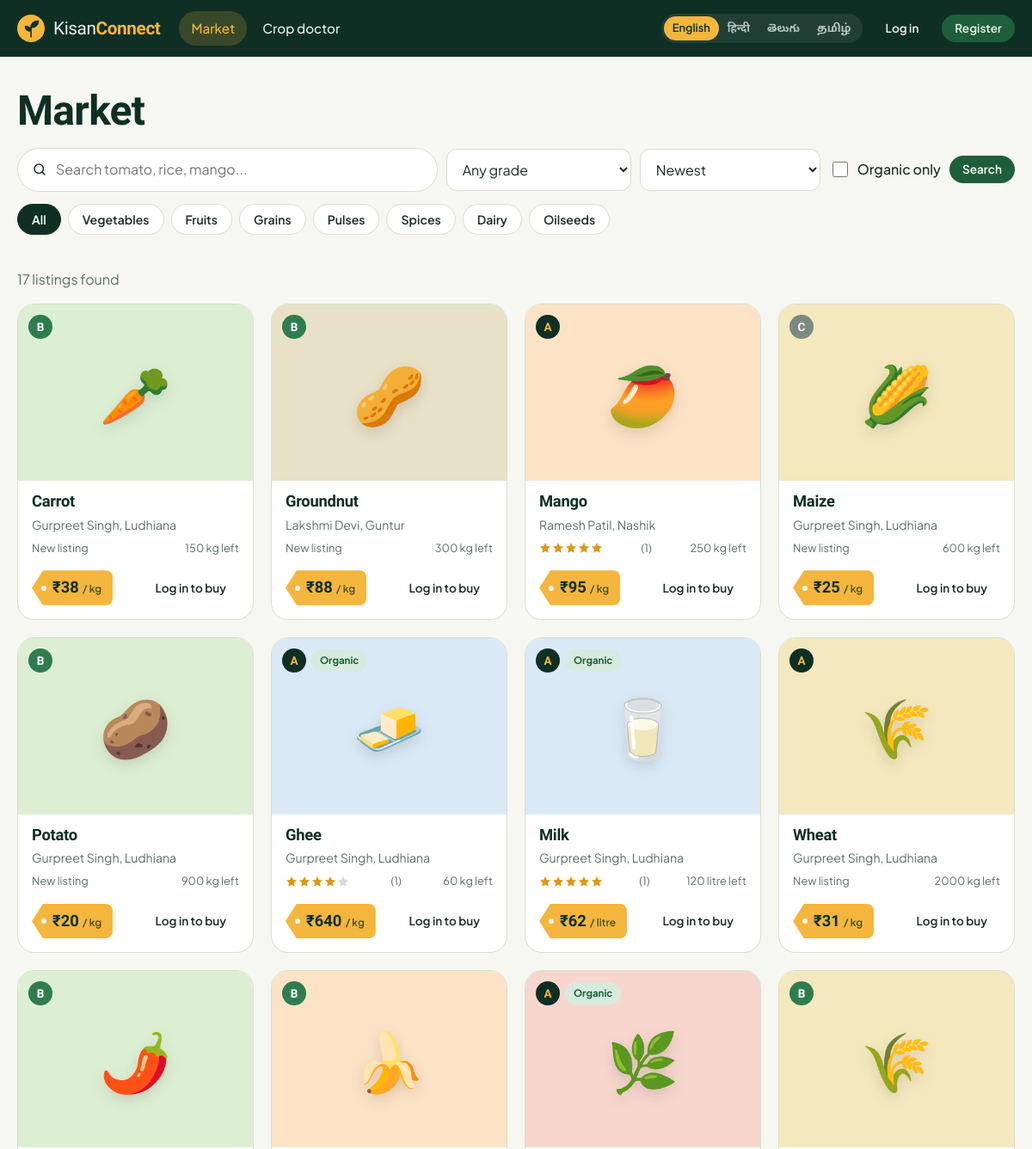
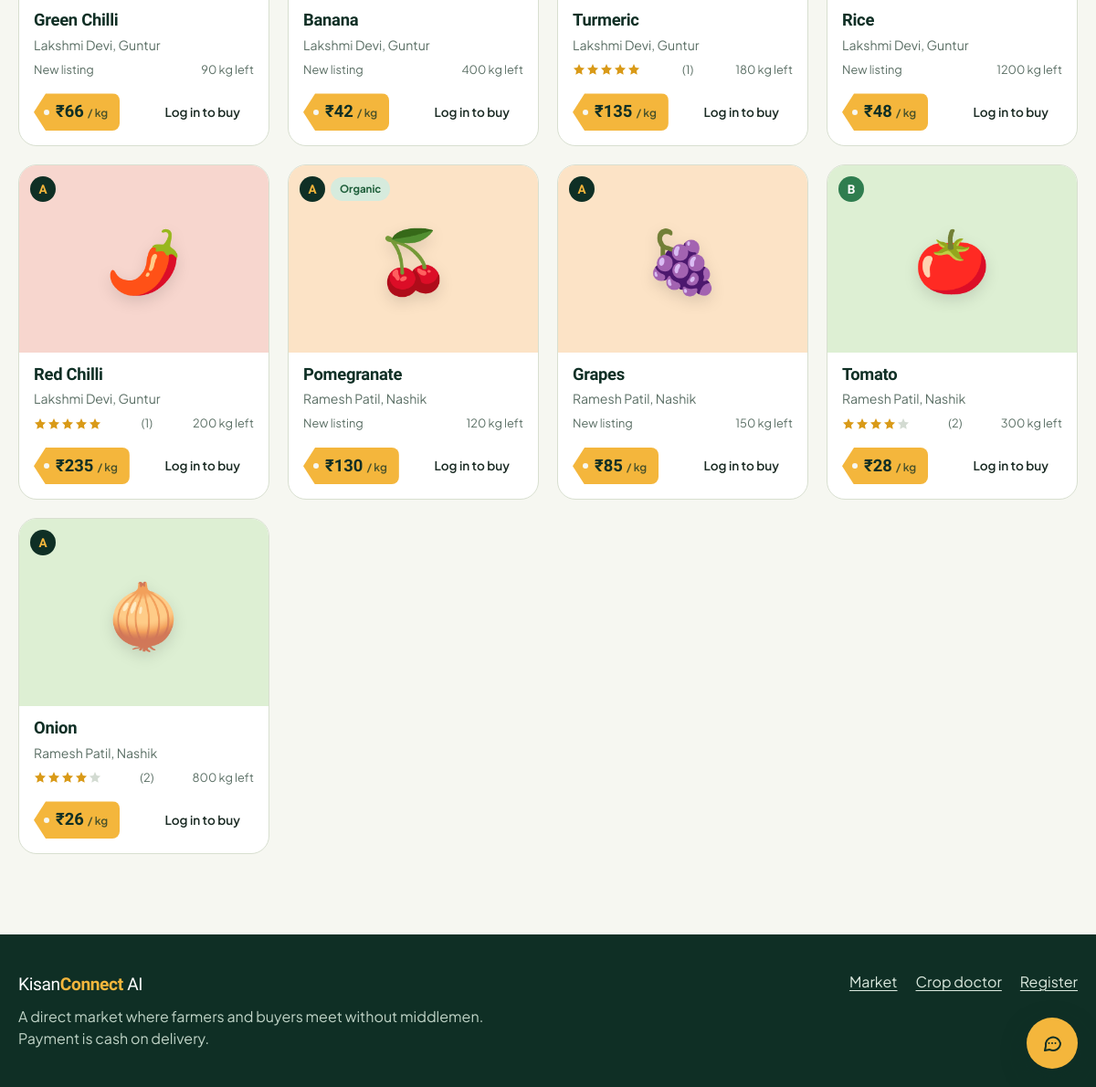
Page /shop on the committed database (2 pictures, top to bottom).
### tables this page shows
CREATE TABLE products(
  id INTEGER PRIMARY KEY AUTOINCREMENT,
  seller_id INTEGER NOT NULL REFERENCES users(id),
  name TEXT NOT NULL, category TEXT NOT NULL, description TEXT,
  price REAL NOT NULL, unit TEXT NOT NULL, quantity INTEGER NOT NULL,
  grade TEXT NOT NULL DEFAULT 'B', quality_score INTEGER, ai_verified INTEGER NOT NULL DEFAULT 0,
  organic INTEGER NOT NULL DEFAULT 0, location TEXT, image TEXT, emoji TEXT,
  status TEXT NOT NULL DEFAULT 'active', created_at TEXT NOT NULL);

CREATE TABLE users(
  id INTEGER PRIMARY KEY AUTOINCREMENT,
  username TEXT UNIQUE NOT NULL, password_hash TEXT NOT NULL,
  name TEXT NOT NULL, role TEXT NOT NULL CHECK(role IN ('admin','farmer','buyer')),
  phone TEXT, village TEXT, address TEXT, language TEXT DEFAULT 'en',
  status TEXT NOT NULL DEFAULT 'active', cod_blocked INTEGER NOT NULL DEFAULT 0,
  created_at TEXT NOT NULL);

### app.py (the view)
@app.route("/shop")
def shop():
    where, args = [VISIBLE.strip()[len("WHERE"):].strip()], []
    qs = request.args.get("q", "").strip()
    cat = request.args.get("category", "")
    grade = request.args.get("grade", "")
    if qs:
        where.append("(p.name LIKE ? OR p.description LIKE ? OR u.village LIKE ? OR u.name LIKE ?)")
        args += [f"%{qs}%"] * 4
    if cat in CATEGORIES:
        where.append("p.category=?")
        args.append(cat)
    if grade in GRADES:
        where.append("p.grade=?")
        args.append(grade)
    if request.args.get("organic"):
        where.append("p.organic=1")
    order = {"price_asc": "p.price ASC", "price_desc": "p.price DESC", "rating": "rating DESC",
             "grade": "p.grade ASC"}.get(request.args.get("sort"), "p.created_at DESC")
    items = q(PRODUCT_SELECT + " WHERE " + " AND ".join(where) + f" ORDER BY {order}", args)
    return render_template("shop.html", items=items, qs=qs, cat=cat, grade=grade,
                           organic=bool(request.args.get("organic")), sort=request.args.get("sort", ""),
                           grades=GRADES)

### app.py (called while the page is built)
def get_db():
    if "db" not in g:
        g.db = sqlite3.connect(DB_PATH)
        g.db.row_factory = sqlite3.Row
        g.db.execute("PRAGMA foreign_keys=ON")
    return g.db

def q(sql, args=(), one=False):
    cur = get_db().execute(sql, args)
    rows = cur.fetchall()
    cur.close()
    if one:
        return rows[0] if rows else None
    return rows

def csrf_token():
    if "_csrf" not in session:
        session["_csrf"] = secrets.token_hex(16)
    return session["_csrf"]

@app.before_request
def load_user():
    g.user = None
    uid = session.get("uid")
    if uid:
        user = q("SELECT * FROM users WHERE id=?", (uid,), one=True)
        if user and user["status"] != "blocked":
            g.user = user
        else:
            session.pop("uid", None)
    if request.method == "POST":
        token = request.form.get("_csrf") or request.headers.get("X-CSRF-Token", "")
        if not token or not secrets.compare_digest(token, session.get("_csrf", "")):
            abort(400)

@app.context_processor
def inject():
    lang = session.get("lang") or (g.user["language"] if g.user else "en")
    if lang not in LANG_NAMES:
        lang = "en"
    def t(key):
        row = TRANSLATIONS.get(key, {})
        return row.get(lang) or row.get("en") or key
    cart = session.get("cart", {})
    unread = 0
    if g.user:
        unread = q("SELECT COUNT(*) c FROM messages WHERE receiver_id=? AND is_read=0", (g.user["id"],), one=True)["c"]
    return dict(t=t, lang=lang, lang_names=LANG_NAMES, csrf_token=csrf_token, me=g.user,
                cart_count=sum(cart.values()), unread_count=unread, categories=CATEGORIES,
                order_flow=ORDER_FLOW, year=datetime.now().year)

@app.template_filter("inr")
def inr(value):
    try:
        value = float(value or 0)
    except (TypeError, ValueError):
        return "₹0"
    return "₹{:,.0f}".format(value) if value == int(value) or value >= 1000 else "₹{:,.1f}".format(value)

### templates/shop.html (shortened to what this page needs)
{% extends "base.html" %}
{% from "_m.html" import card with context %}
{% block content %}
<section class="page-head">
  <div class="wrap">
    <h1>{{ t('nav_shop') }}</h1>
    <form class="filters" method="get" role="search">
      <div class="search">
        <svg viewBox="0 0 24 24" width="18" height="18" fill="none" stroke="currentColor" stroke-width="2" stroke-linecap="round" aria-hidden="true"><circle cx="11" cy="11" r="7"/><path d="M20 20l-3.5-3.5"/></svg>
        <input type="search" name="q" value="{{ qs }}" placeholder="{{ t('search_ph') }}" aria-label="Search produce">
      </div>
      <select class="input" name="grade" aria-label="Quality grade" data-autosubmit>
        <option value="">Any grade</option>
      </select>
      <select class="input" name="sort" aria-label="Sort" data-autosubmit>
        <option value="">Newest</option>
      </select>
      <label class="check"><input type="checkbox" name="organic" value="1" {{ 'checked' if organic }} data-autosubmit> Organic only</label>
      <button class="btn btn-primary btn-sm">Search</button>
      <div class="chips" role="group" aria-label="Category">
        <button class="chip {{ 'on' if not cat }}" name="category" value="">All</button>
        {% for c in categories %}<button class="chip {{ 'on' if cat == c }}" name="category" value="{{ c }}">{{ c }}</button>{% endfor %}
      </div>
    </form>
  </div>
</section>
<section class="section tight">
  <div class="wrap">
    <p class="muted result-count">{{ items|length }} {{ 'listing' if items|length == 1 else 'listings' }} found{% if cat %} in {{ cat }}{% endif %}{% if qs %} for "{{ qs }}"{% endif %}</p>
    {% if items %}
    <div class="grid grid-4">{% for p in items %}{{ card(p) }}{% endfor %}</div>
    {% else %}
    <div class="empty-state">
      <h2>Nothing matches yet</h2>
      <p>Try a different crop name, remove a filter, or check another category.</p>
      <a class="btn btn-primary" href="{{ url_for('shop') }}">Clear filters</a>
    </div>
    {% endif %}
  </div>
</section>
{% endblock %}

### templates/_m.html (shortened to what this page needs)
{% macro grade(g) %}<span class="grade grade-{{ g }}" title="Quality grade {{ g }}">{{ g }}</span>{% endmacro %}
{% macro stars(r) %}
  <span class="stars" aria-label="{{ '%.1f'|format(r) }} out of 5">
    {% for i in range(1, 6) %}<svg viewBox="0 0 20 20" width="14" height="14" class="{{ 'on' if r >= i - 0.25 }}" aria-hidden="true"><path d="M10 1.6l2.6 5.5 6 .8-4.4 4.2 1.1 6-5.3-2.9-5.3 2.9 1.1-6L1.4 7.9l6-.8z"/></svg>{% endfor %}
  </span>
{% endmacro %}
{% macro media(p, big=false) %}
  <div class="media cat-{{ p.category }}{{ ' media-big' if big }}">
    {% if p.image %}<img src="{{ url_for('static', filename='uploads/' ~ p.image) }}" alt="{{ p.name }}" loading="lazy">
    {% else %}<span class="media-emoji" aria-hidden="true">{{ p.emoji or '🌱' }}</span>{% endif %}
  </div>
{% endmacro %}
{% macro card(p) %}
<article class="tile">
  <a class="tile-media" href="{{ url_for('product', pid=p.id) }}" aria-label="View {{ p.name }}">
    {{ media(p) }}
    <span class="tile-badges">
      {{ grade(p.grade) }}
      {% if p.organic %}<span class="badge badge-leaf">Organic</span>{% endif %}
    </span>
  </a>
  <div class="tile-body">
    <h3><a href="{{ url_for('product', pid=p.id) }}">{{ p.name }}</a></h3>
    <p class="tile-sub">{{ p.seller_name }}{% if p.seller_village %}, {{ p.seller_village.split(',')[0] }}{% endif %}</p>
    <div class="tile-meta">
      {% if p.review_count %}{{ stars(p.rating) }}<span class="muted">({{ p.review_count }})</span>{% else %}<span class="muted">New listing</span>{% endif %}
      <span class="muted">{{ p.quantity }} {{ p.unit }} left</span>
    </div>
    <div class="tile-foot">
      <span class="tag"><b>{{ p.price|inr }}</b><small>/ {{ p.unit }}</small></span>
      {% if me and me.id != p.seller_id %}
      <form method="post" action="{{ url_for('cart_add', pid=p.id) }}">
        <input type="hidden" name="_csrf" value="{{ csrf_token() }}"><input type="hidden" name="qty" value="1">
        <button class="btn btn-primary btn-sm" aria-label="Add {{ p.name }} to cart">Add</button>
      </form>
      {% elif not me %}
      <a class="btn btn-ghost btn-sm" href="{{ url_for('login', next=url_for('product', pid=p.id)) }}">Log in to buy</a>
      {% endif %}
    </div>
  </div>
</article>
{% endmacro %}

### rows in the picture
products: emoji "🥕", grade "B", name "Carrot", seller_name "Gurpreet Singh", seller_village "Ludhiana", shows "New listing", quantity "150", unit "kg", price|inr "₹38"
products: emoji "🥜", grade "B", name "Groundnut", seller_name "Lakshmi Devi", seller_village "Guntur", shows "New listing", quantity "300", unit "kg", price|inr "₹88"
products: emoji "🥭", grade "A", name "Mango", seller_name "Ramesh Patil", seller_village "Nashik", review_count "1", quantity "250", unit "kg", price|inr "₹95"
products: emoji "🌽", grade "C", name "Maize", seller_name "Gurpreet Singh", seller_village "Ludhiana", shows "New listing", quantity "600", unit "kg", price|inr "₹25"
products: emoji "🥔", grade "B", name "Potato", seller_name "Gurpreet Singh", seller_village "Ludhiana", shows "New listing", quantity "900", unit "kg", price|inr "₹20"
products: emoji "🧈", grade "A", organic "Organic", name "Ghee", seller_name "Gurpreet Singh", seller_village "Ludhiana", review_count "1", quantity "60", unit "kg", price|inr "₹640"
products: emoji "🥛", grade "A", organic "Organic", name "Milk", seller_name "Gurpreet Singh", seller_village "Ludhiana", review_count "1", quantity "120", unit "litre", price|inr "₹62"
products: emoji "🌾", grade "A", name "Wheat", seller_name "Gurpreet Singh", seller_village "Ludhiana", shows "New listing", quantity "2000", unit "kg", price|inr "₹31"
products: emoji "🌶️", grade "B", name "Green Chilli", seller_name "Lakshmi Devi", seller_village "Guntur", shows "New listing", quantity "90", unit "kg", price|inr "₹66"
products: emoji "🍌", grade "B", name "Banana", seller_name "Lakshmi Devi", seller_village "Guntur", shows "New listing", quantity "400", unit "kg", price|inr "₹42"
products: emoji "🌿", grade "A", organic "Organic", name "Turmeric", seller_name "Lakshmi Devi", seller_village "Guntur", review_count "1", quantity "180", unit "kg", price|inr "₹135"
products: emoji "🌾", grade "B", name "Rice", seller_name "Lakshmi Devi", seller_village "Guntur", shows "New listing", quantity "1200", unit "kg", price|inr "₹48"
products: emoji "🌶️", grade "A", name "Red Chilli", seller_name "Lakshmi Devi", seller_village "Guntur", review_count "1", quantity "200", unit "kg", price|inr "₹235"
products: emoji "🍒", grade "A", organic "Organic", name "Pomegranate", seller_name "Ramesh Patil", seller_village "Nashik", shows "New listing", quantity "120", unit "kg", price|inr "₹130"
products: emoji "🍇", grade "A", name "Grapes", seller_name "Ramesh Patil", seller_village "Nashik", shows "New listing", quantity "150", unit "kg", price|inr "₹85"
products: emoji "🍅", grade "B", name "Tomato", seller_name "Ramesh Patil", seller_village "Nashik", review_count "2", quantity "300", unit "kg", price|inr "₹28"
products: emoji "🧅", grade "A", name "Onion", seller_name "Ramesh Patil", seller_village "Nashik", review_count "2", quantity "800", unit "kg", price|inr "₹26"

### other values in the picture
{{ t('nav_shop') }} "Market"
{{ t('nav_doctor') }} "Crop doctor"
{{ label }} "English" "हिन्दी" "తెలుగు" "தமிழ்"
{{ t('nav_login') }} "Log in"
{{ t('nav_register') }} "Register"
{{ c }} "Vegetables" "Fruits" "Grains" "Pulses" "Spices" "Dairy" "Oilseeds"
{{ items|length }} "17"
{{ 'listing' if items|length == 1 else 'listings' }} "listings"
